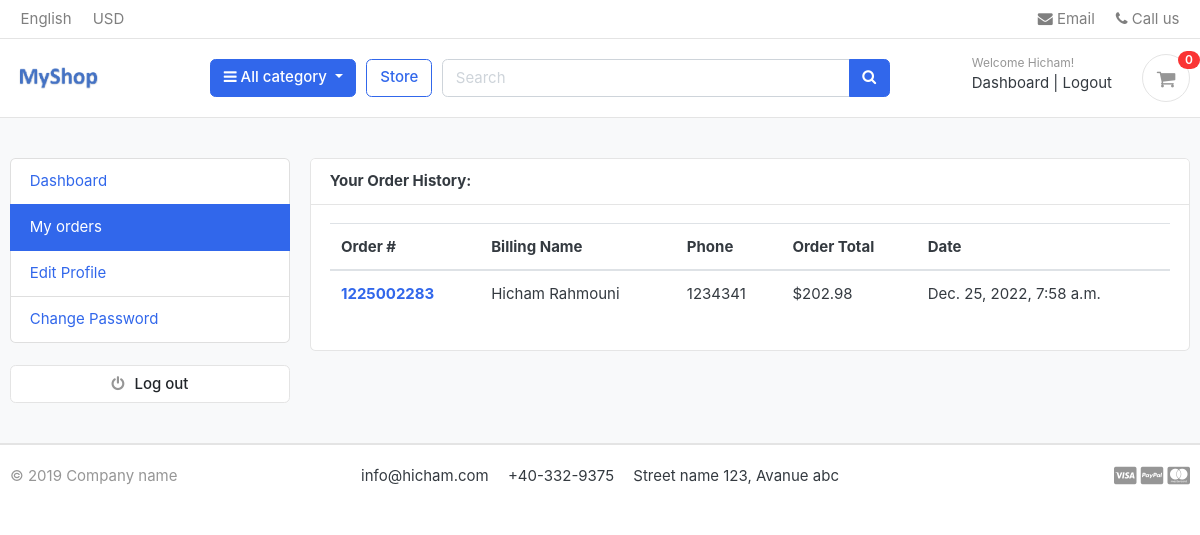
The page /accounts/my_orders/ (signed in) on the database its author committed.
### accounts/models.py (models this page shows, shortened)
class Account(AbstractBaseUser):
    first_name = models.CharField(max_length=50)
    last_name = models.CharField(max_length=50)
    username = models.CharField(max_length=50, unique=True)
    email = models.EmailField(max_length=100, unique=True)
    phone_number = models.CharField(max_length=50)
    date_joined = models.DateTimeField(auto_now_add=True)
    last_login = models.DateTimeField(auto_now_add=True)
    is_admin = models.BooleanField(default=False)
    is_staff = models.BooleanField(default=False)
    is_active = models.BooleanField(default=False)
    is_superadmin = models.BooleanField(default=False)
    USERNAME_FIELD = 'email'
    REQUIRED_FIELDS = ['username', 'first_name', 'last_name']
    objects = MyAccountManager()

### orders/models.py (models this page shows, shortened)
class Order(models.Model):
    STATUS = (
        ('New', 'New'),
        ('Accepted', 'Accepted'),
        ('Completed', 'Completed'),
        ('Cancelled', 'Cancelled'),
    )
    user = models.ForeignKey(Account, on_delete=models.SET_NULL, null=True)
    payment = models.ForeignKey(Payment, on_delete=models.SET_NULL, null=True, blank=True)
    order_number = models.CharField(max_length=20)
    first_name = models.CharField(max_length=50)
    last_name = models.CharField(max_length=50)
    phone = models.CharField(max_length=15)
    email = models.EmailField(max_length=50)
    address_line_1 = models.CharField(max_length=50)
    address_line_2 = models.CharField(max_length=50, blank=True)
    country = models.CharField(max_length=50)
    state = models.CharField(max_length=50)
    city = models.CharField(max_length=50)
    order_note = models.CharField(max_length=100, blank=True)
    order_total = models.FloatField()
    tax = models.FloatField()
    status = models.CharField(max_length=10, choices=STATUS, default='New')
    ip = models.CharField(max_length=20, blank=True)
    is_ordered = models.BooleanField(default=False)
    created_at = models.DateTimeField(auto_now_add=True)
    updated_at = models.DateTimeField(auto_now=True)
    def full_name(self):
        return f'{self.first_name} {self.last_name}'

### accounts/views.py (the view)
# urls.py: path('my_orders/', views.my_orders, name='my_orders'),
@login_required(login_url='login')
def my_orders(request):
    orders = Order.objects.filter(user=request.user, is_ordered=True).order_by('-created_at')
    context = {
        'orders': orders,
    }
    return render(request, 'accounts/my_orders.html', context)

### carts/context_processors.py (called while the page is built)
def counter(request):
    cart_count = 0
    if 'admin' in request.path:
        return{}
    else:
        try:
            cart= Cart.objects.filter(cart_id=_cart_id(request))
            if request.user.is_authenticated:
                cart_items= CartItem.objects.all().filter(user=request.user)
            else:
                cart_items = CartItem.objects.all().filter(cart=cart[:1])
            for cart_item in cart_items:
                cart_count += cart_item.quantity
        except Cart.DoesNotExist:
            cart_count = 0
    return dict(cart_count=cart_count)

### carts/views.py (called while the page is built)
def _cart_id(request):
    cart = request.session.session_key
    if not cart:
        cart=request.session.create()
    return cart

### category/context_processors.py (called while the page is built)
def menu_links(request):
    links = Category.objects.all()
    return dict(links=links)

### category/models.py (called while the page is built)
    def get_url(self):
        return reverse('products_by_category', args=[self.slug])

### templates/accounts/my_orders.html (shortened to what this page needs)
{% extends 'base.html' %}
{% block content %}
<section class="section-conten padding-y bg">
<div class="container">
	<div class="row">
	{% include 'includes/dashboard_sidebar.html' %}
	<main class="col-md-9">
		<article class="card">
		<header class="card-header">
			<strong class="d-inline-block mr-3">Your Order History:</strong>
		</header>
          <div class="card-body">
            <div class="row">
              <div class="col-md-12">
                <table class="table table-hover">
                  <thead>
                  <tr>
                    <th scope="col">Order #</th>
                    <th scope="col">Billing Name</th>
                    <th scope="col">Phone</th>
                    <th scope="col">Order Total</th>
                    <th scope="col">Date</th>
                  </tr>
                  </thead>
                  <tbody>
                  {% for order in orders %}
                      <tr>
                        <th scope="row"><a href="{% url 'order_detail' order.order_number %}">{{ order.order_number }}</a></th>
                        <td>{{ order.full_name }}</td>
                        <td>{{ order.phone }}</td>
                        <td>${{ order.order_total }}</td>
                        <td>{{ order.created_at }}</td>
                      </tr>
                  {% endfor %}
                  </tbody>
                </table>
              </div>
			</div>
		</div>
		</article>
	</main>
</div>
</div>
</section>
{% endblock %}

### templates/includes/navbar.html (shortened to what this page needs)
{% load static %}
<header class="section-header">
<nav class="navbar p-md-0 navbar-expand-sm navbar-light border-bottom">
<div class="container">
  <div class="collapse navbar-collapse" id="navbarTop4">
    <ul class="navbar-nav mr-auto">
    	<li class="nav-item dropdown">
		 	<a href="#" class="nav-link">   English </a>
		</li>
		<li class="nav-item dropdown">
			<a href="#" class="nav-link"> USD </a>
		</li>
    </ul>
    <ul class="navbar-nav">
		<li><a href="#" class="nav-link"> <i class="fa fa-envelope"></i> Email </a></li>
		<li><a href="#" class="nav-link"> <i class="fa fa-phone"></i> Call us </a></li>
	</ul>
  </div>
</div>
</nav>
<section class="header-main border-bottom">
	<div class="container">
<div class="row align-items-center">
	<div class="col-lg-2 col-md-3 col-6">
    <a href="{% url 'home' %}" class="brand-wrap">
      <img class="logo" src="{% static './images/logome.png' %}">
    </a>
	</div>
	<div class="col-lg col-sm col-md col-6 flex-grow-0">
		<div class="category-wrap dropdown d-inline-block float-right">
			<button type="button" class="btn btn-primary dropdown-toggle" data-toggle="dropdown">
				<i class="fa fa-bars"></i> All category
			</button>
		</div>
	</div>
	<a href="{% url 'store' %}" class="btn btn-outline-primary">Store</a>
	<div class="col-lg  col-md-6 col-sm-12 col">
		<form action="{% url 'search' %}" class="search" method='GET'>
			<div class="input-group w-100">
			    <input type="text" class="form-control" style="width:60%;" placeholder="Search" name='keyword'>
			    <div class="input-group-append">
			      <button class="btn btn-primary" type="submit">
			        <i class="fa fa-search"></i>
			      </button>
			    </div>
		    </div>
		</form>
	</div>
	<div class="col-lg-3 col-sm-6 col-8 order-2 order-lg-3">
				<div class="d-flex justify-content-end mb-3 mb-lg-0">
          {% if user.id is None %}
					<div class="widget-header">
						<small class="title text-muted">Welcome guest!</small>
						<div>
							<a href="{% url 'login' %}">Sign in</a> <span class="dark-transp"> | </span>
							<a href="{% url 'register' %}"> Register</a>
						</div>
					</div>
          {% else %}
          <div class="widget-header">
            <small class="title text-muted">Welcome {{user.first_name}}!</small>
            <div>
              <a href="{% url 'dashboard' %}">Dashboard</a> <span class="dark-transp"> | </span>
              <a href="{% url 'logout' %}"> Logout</a>
            </div>
          </div>
          {% endif %}
					<a href="{% url 'cart' %}" class="widget-header pl-3 ml-3">
						<div class="icon icon-sm rounded-circle border"><i class="fa fa-shopping-cart"></i></div>
						<span class="badge badge-pill badge-danger notify">{{cart_count}}</span>
					</a>
				</div>
			</div>
</div>
	</div>
</section>
</header>

### static/css/ui.css (style rules this page uses)
html { font-family: "Inter", sans-serif; font-size: 15px; }
.icon-xs, .icon-sm, .icon-md, .icon-lg { display: inline-block; text-align: center; flex-shrink: 0; flex-grow: 0; }
.icon-sm { width: 48px; height: 48px; line-height: 48px !important; font-size: 20px; }
.padding-y { padding-top: 40px; padding-bottom: 40px; }
article:after, .form-group:after { display: block; clear: both; content: ""; }
.bg { background-color: #f8f9fa; }
.header-main { position: relative; padding-top: 1rem; padding-bottom: 1rem; }
.brand-wrap .logo, .navbar-brand .logo { margin-right: 7px; max-height: 42px; display: inline-block; }
.widget-header { display: inline-block; vertical-align: middle; position: relative; }
.widget-header a { color: #343a40; }
.widget-header i { color: #969696; }
.widget-header .title { display: block; }
.widget-header .notify { position: absolute; top: -3px; right: -10px; }
.notify { position: absolute; top: -4px; right: -10px; display: inline-block; padding: 0.25em 0.6em; font-size: 12px; line-height: 1; text-align: center; border-radius: 3rem; color: #fff; background-color: #fa3434; }

### rows shown on the page
Account: first_name "Hicham"
Order: order_number "1225002283", full_name "Hicham Rahmouni", phone "1234341", order_total "202.98", created_at "Dec. 25, 2022, 7:58 a.m."

### other values the page prints
{{ cart_count }} "0"
